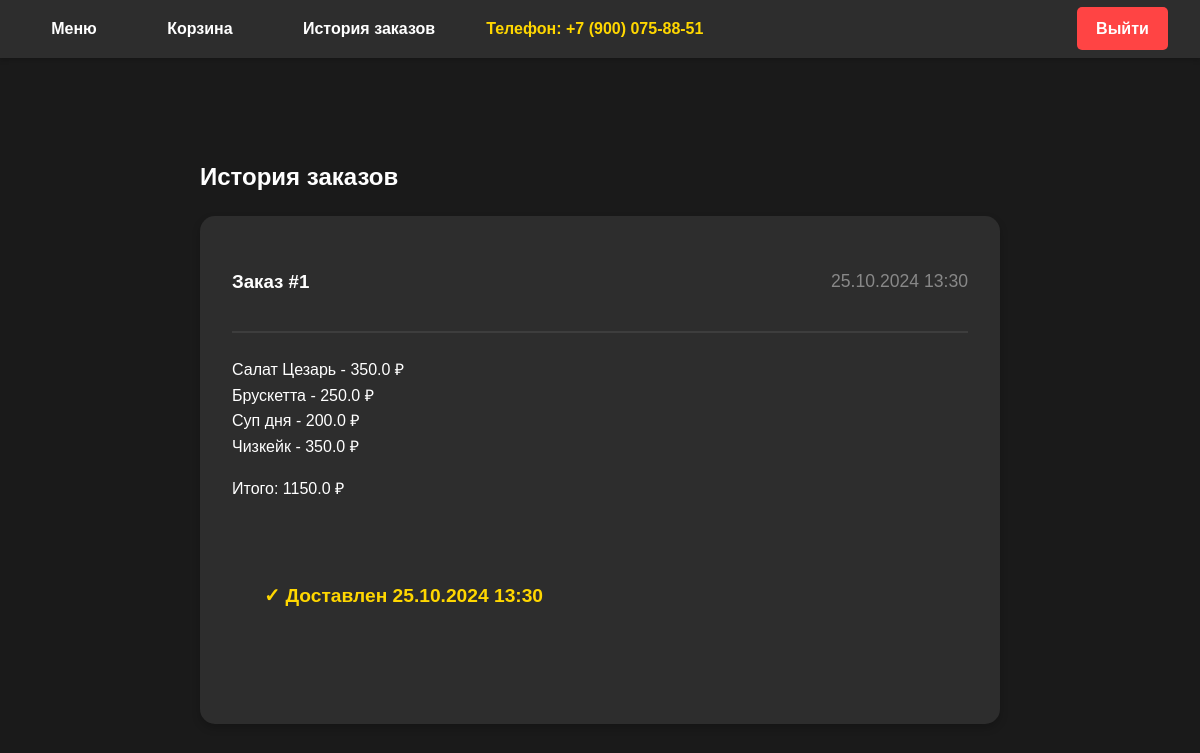
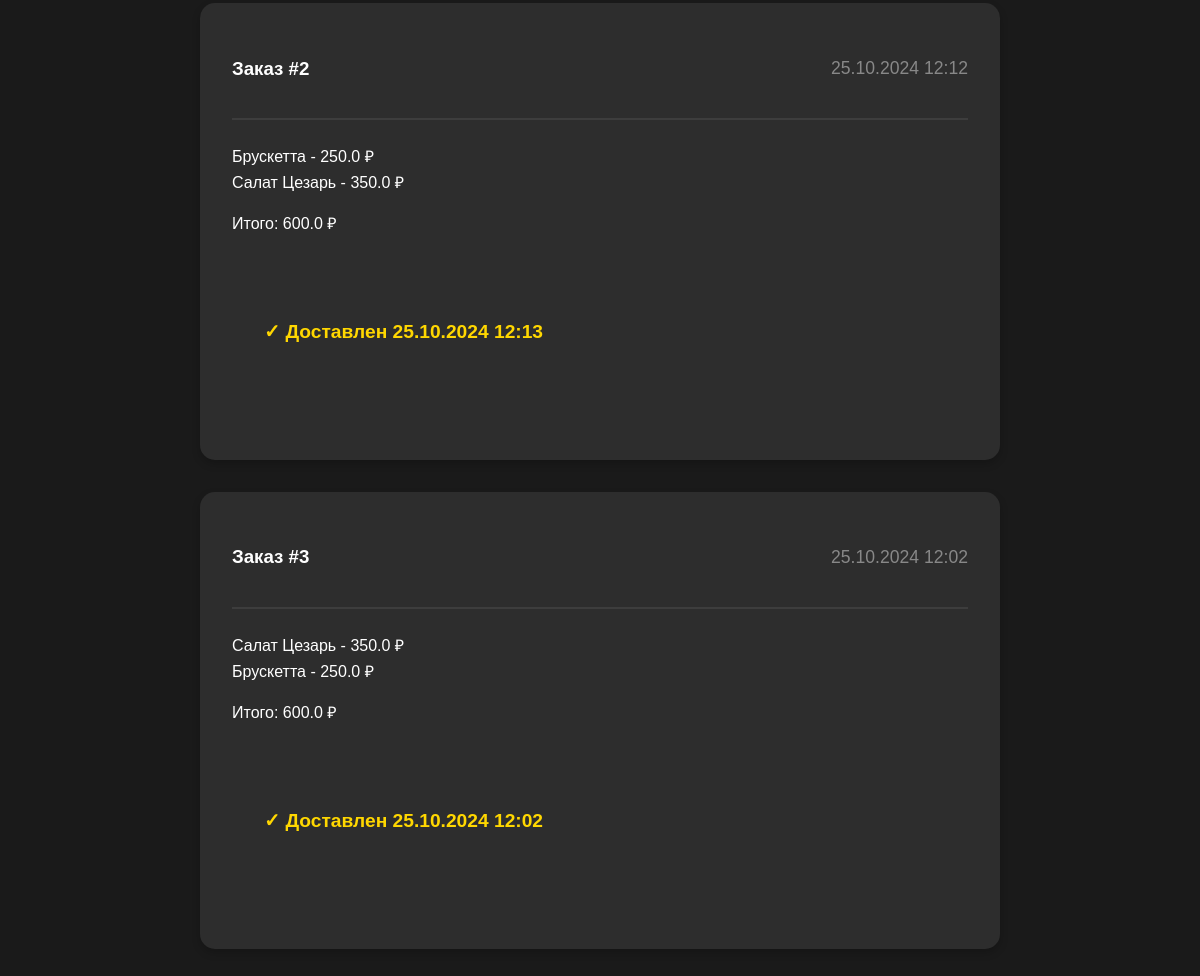
/orders (signed in), run on an earlier commit of the app's database (2 pictures, top to bottom).
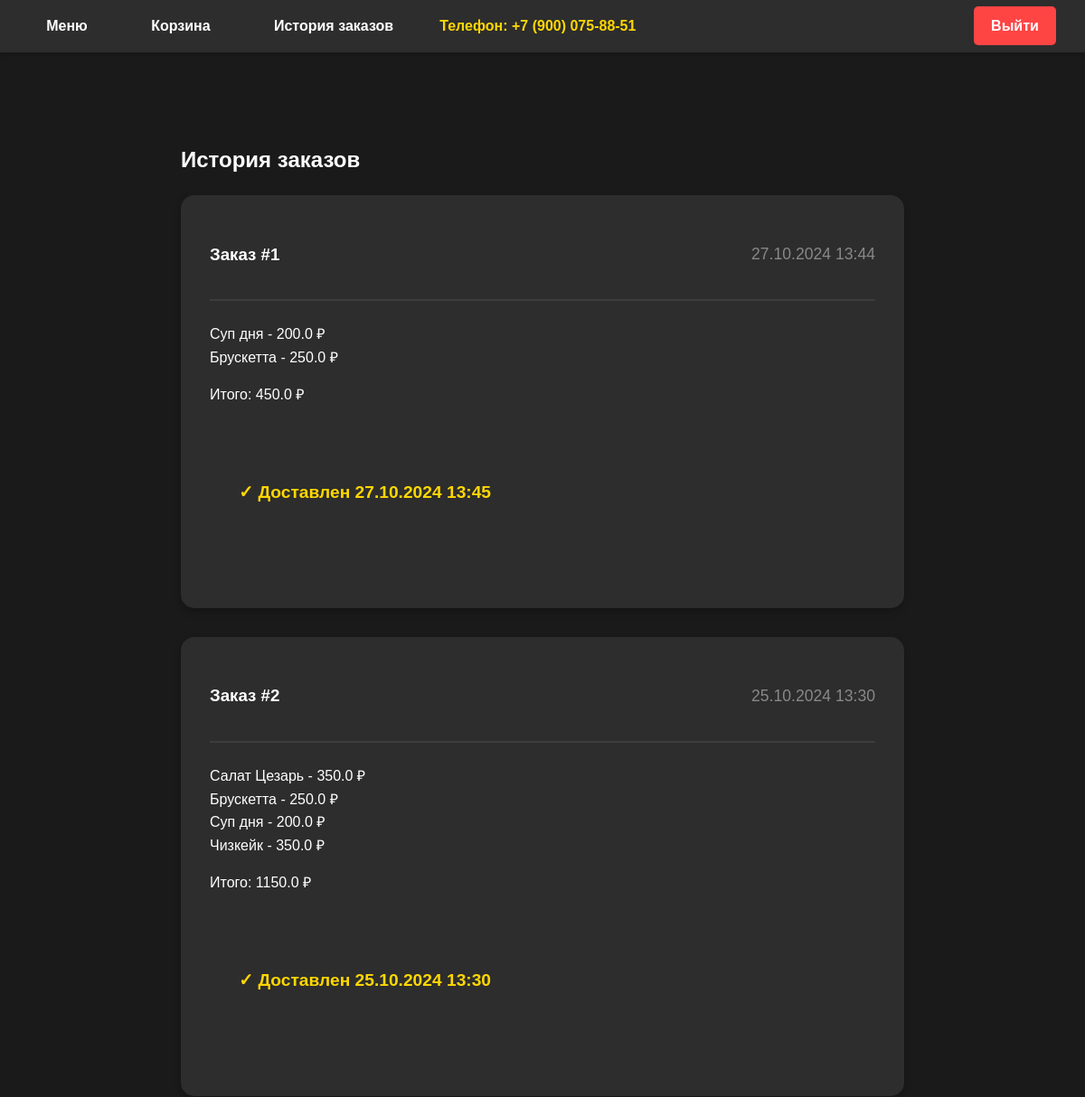
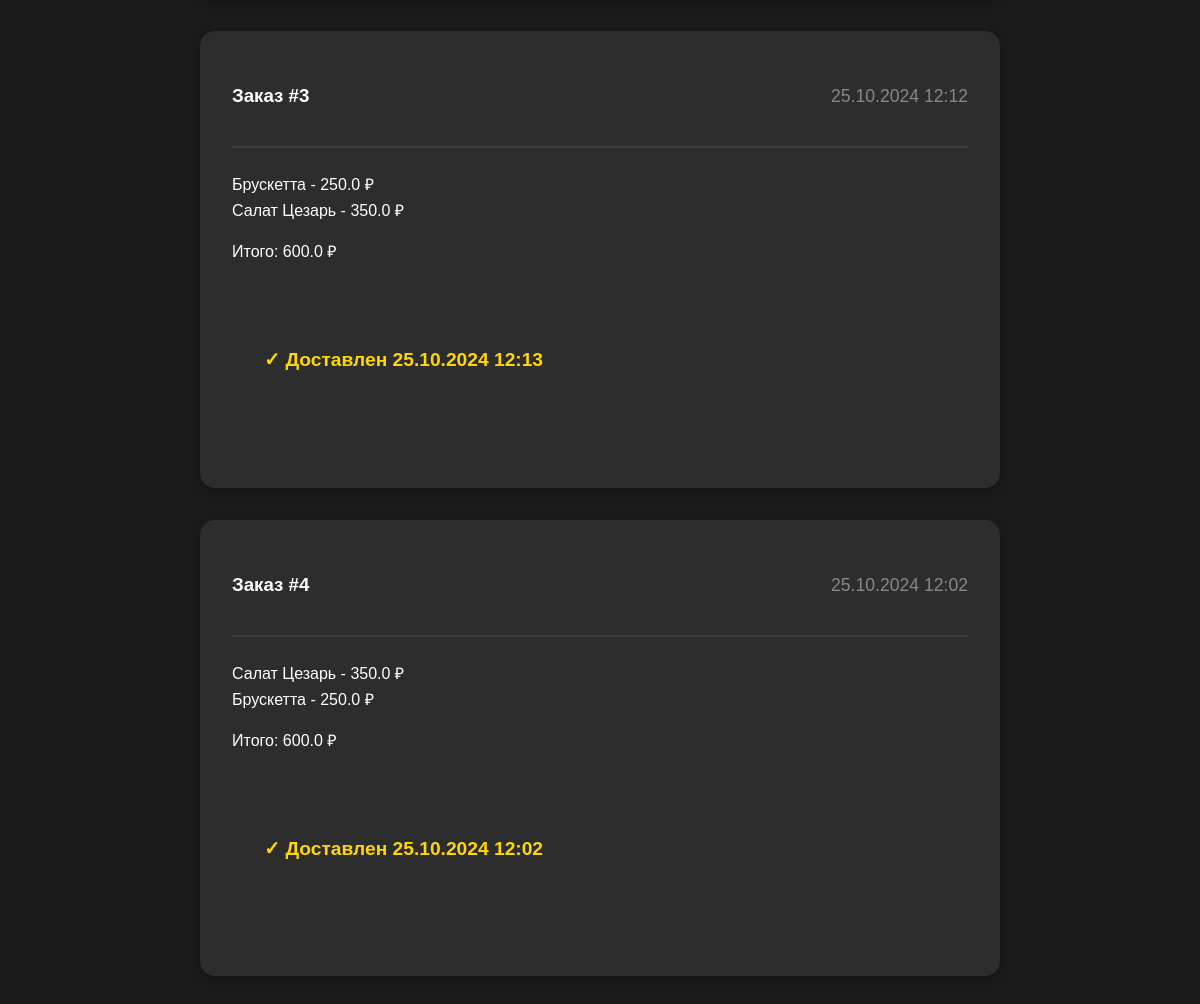
And on a later commit of the database (2 pictures, top to bottom).
### models.py (models this page shows)
class Order(db.Model):
    id = db.Column(db.Integer, primary_key=True)
    user_id = db.Column(db.Integer, db.ForeignKey('user.id'))
    date = db.Column(db.DateTime, default=datetime.utcnow)
    total = db.Column(db.Float)
    delivered = db.Column(db.Boolean, default=False)
    delivery_time = db.Column(db.DateTime)
    items = db.relationship('OrderItem', backref='order', lazy=True)

class OrderItem(db.Model):
    id = db.Column(db.Integer, primary_key=True)
    order_id = db.Column(db.Integer, db.ForeignKey('order.id'))
    dish_id = db.Column(db.Integer, db.ForeignKey('dish.id'))
    quantity = db.Column(db.Integer)
    price = db.Column(db.Float)

class Dish(db.Model):
    id = db.Column(db.Integer, primary_key=True)
    name = db.Column(db.String(100), nullable=False)
    description = db.Column(db.Text)
    price = db.Column(db.Float, nullable=False)
    image = db.Column(db.String(100))
    category_id = db.Column(db.Integer, db.ForeignKey('category.id'))
    order_items = db.relationship('OrderItem', backref='dish', lazy=True)

### app.py (the view)
@app.route('/orders')
@login_required
def order_history():
    orders = Order.query.filter_by(user_id=current_user.id).order_by(Order.date.desc()).all()
    numbered_orders = []
    for i, order in enumerate(orders, 1): # начинаем нумерацию с 1
        numbered_orders.append((i, order))
    return render_template('order_history.html', numbered_orders=numbered_orders)

### app.py (called while the page is built)
@login_manager.user_loader
def load_user(user_id):
    return User.query.get(int(user_id))

### models.py (called while the page is built)
    @property
    def is_authenticated(self):
        return True

### templates/order_history.html (shortened to what this page needs)
{% extends "base.html" %}
{% block content %}
<div class="order-history">
    <h2>История заказов</h2>
    {% if numbered_orders %}
        {% for order_number, order in numbered_orders %}
        <div class="order-card">
            <div class="order-header">
                <h3>Заказ #{{ order_number }}</h3>
                <p class="order-date">{{ order.date.strftime('%d.%m.%Y %H:%M') }}</p>
            </div>
            <div class="order-content">
                <ul class="order-items">
                    {% for item in order.items %}
                    <li>
                        {{ item.dish.name }} - {{ item.price }} ₽
                    </li>
                    {% endfor %}
                </ul>
                <p class="order-total">Итого: {{ order.total }} ₽</p>
                <p class="order-status">
                    {% if order.delivered %}
                    ✓ Доставлен {{ order.delivery_time.strftime('%d.%m.%Y %H:%M') }}
                    {% else %}
                    В процессе доставки
                    {% endif %}
                </p>
            </div>
        </div>
        {% endfor %}
    {% else %}
        <p class="no-orders">У вас пока нет заказов</p>
    {% endif %}
</div>
{% endblock %}

What changed in the data, as far as the page shows it:
added Order: order_number "1", date "27.10.2024 13:44", total "450.0", delivery_time "27.10.2024 13:45"
added OrderItem: dish.name "Суп дня", price "200.0", shown under "1"
added OrderItem: dish.name "Брускетта", price "250.0", shown under "1"
computed for Order (number 2 of 4 on the later page): order_number "1" → "2"
computed for Order (number 3 of 4 on the later page): order_number "2" → "3"
computed for Order (number 4 of 4 on the later page): order_number "3" → "4"
